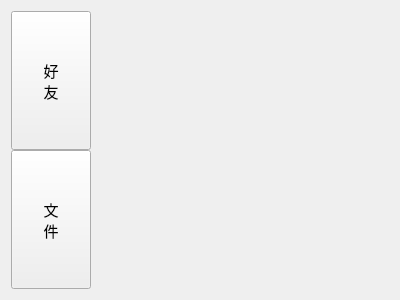
<?xml version="1.0" encoding="UTF-8"?>
<ui version="4.0">
 <class>Index</class>
 <widget class="QWidget" name="Index">
  <property name="geometry">
   <rect>
    <x>0</x>
    <y>0</y>
    <width>400</width>
    <height>300</height>
   </rect>
  </property>
  <property name="windowTitle">
   <string>Form</string>
  </property>
  <layout class="QHBoxLayout" name="horizontalLayout">
   <item>
    <layout class="QVBoxLayout" name="verticalLayout">
     <property name="spacing">
      <number>0</number>
     </property>
     <item>
      <widget class="QPushButton" name="friend_PB">
       <property name="sizePolicy">
        <sizepolicy hsizetype="Minimum" vsizetype="Expanding">
         <horstretch>0</horstretch>
         <verstretch>0</verstretch>
        </sizepolicy>
       </property>
       <property name="font">
        <font>
         <family>Agency FB</family>
         <pointsize>11</pointsize>
        </font>
       </property>
       <property name="text">
        <string>好
友</string>
       </property>
      </widget>
     </item>
     <item>
      <widget class="QPushButton" name="file_PB">
       <property name="sizePolicy">
        <sizepolicy hsizetype="Minimum" vsizetype="Expanding">
         <horstretch>0</horstretch>
         <verstretch>0</verstretch>
        </sizepolicy>
       </property>
       <property name="font">
        <font>
         <family>Agency FB</family>
         <pointsize>11</pointsize>
        </font>
       </property>
       <property name="text">
        <string>文
件</string>
       </property>
      </widget>
     </item>
    </layout>
   </item>
   <item>
    <widget class="QStackedWidget" name="stackedWidget">
     <widget class="Friend" name="FriendPage"/>
     <widget class="File" name="FilePage"/>
    </widget>
   </item>
  </layout>
 </widget>
 <customwidgets>
  <customwidget>
   <class>Friend</class>
   <extends>QWidget</extends>
   <header>friend.h</header>
   <container>1</container>
  </customwidget>
  <customwidget>
   <class>File</class>
   <extends>QWidget</extends>
   <header>file.h</header>
   <container>1</container>
  </customwidget>
 </customwidgets>
 <resources/>
 <connections/>
</ui>
